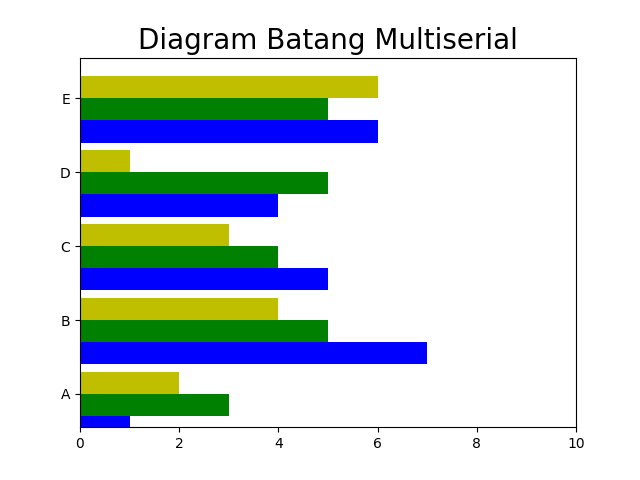

The Python source for this figure:
import numpy as np 
import matplotlib.pyplot as plt 
 
index = np.arange(5) 
values1 = [1,7,5,4,6] 
values2 = [3,5,4,5,5] 
values3 = [2,4,3,1,6] 
bw = 0.3 
plt.axis([0,10,0,5]) 
plt.title('Diagram Batang Multiserial',fontsize=20) 
plt.barh(index,values1,bw,color='b') 
plt.barh(index+bw,values2,bw,color='g') 
plt.barh(index+2*bw,values3,bw,color='y') 
plt.yticks(index+1.5*bw,['A','B','C','D','E']) 
plt.show()
plt.show()
